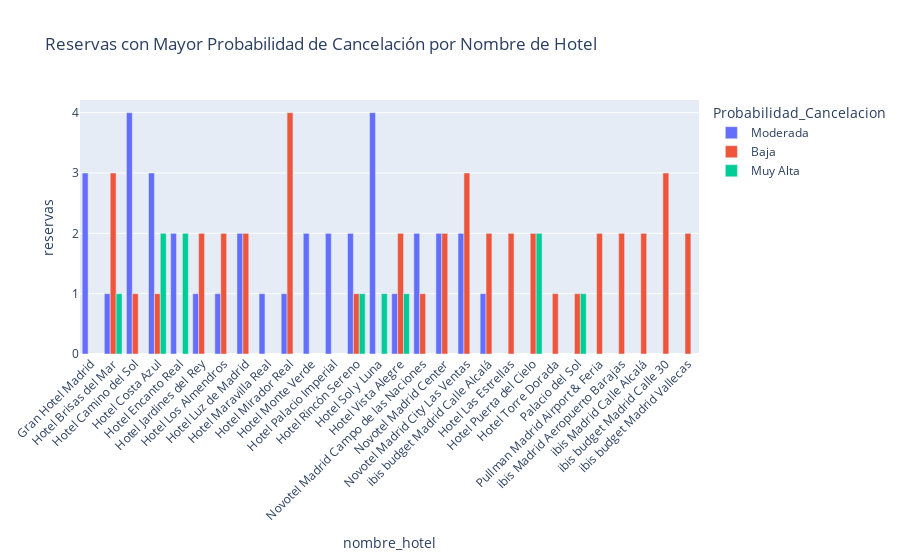

Notebook code for this chart:
### Code cell
# Agrupamos por hotel y probabilidad de cancelación
cancelaciones_por_hotel = (
    df_reservas_cancelables
    .groupby(["nombre_hotel", "Probabilidad_Cancelacion"])
    .size()
    .reset_index(name="reservas")
)


fig = px.bar(
    cancelaciones_por_hotel,
    x="nombre_hotel",
    y="reservas",
    color="Probabilidad_Cancelacion",
    title="Reservas con Mayor Probabilidad de Cancelación por Nombre de Hotel",
    barmode="group"
)

fig.update_layout(xaxis_tickangle=-45)
fig.show()

### Figure 1 — Plotly figure (JSON) as saved in the notebook; plotly's stock layout.template omitted (floating-point values rounded to 4 significant figures)
{"data": [{"alignmentgroup": "True", "hovertemplate": "Probabilidad_Cancelacion=Moderada<br>nombre_hotel=%{x}<br>reservas=%{y}<extra></extra>", "legendgroup": "Moderada", "marker": {"color": "#636efa", "pattern": {"shape": ""}}, "name": "Moderada", "offsetgroup": "Moderada", "orientation": "v", "showlegend": true, "textposition": "auto", "type": "bar", "x": ["Gran Hotel Madrid", "Hotel Brisas del Mar", "Hotel Camino del Sol", "Hotel Costa Azul", "Hotel Encanto Real", "Hotel Jardines del Rey", "Hotel Los Almendros", "Hotel Luz de Madrid", "Hotel Maravilla Real", "Hotel Mirador Real", "Hotel Monte Verde", "Hotel Palacio Imperial", "Hotel Rincón Sereno", "Hotel Sol y Luna", "Hotel Vista Alegre", "Novotel Madrid Campo de las Naciones", "Novotel Madrid Center", "Novotel Madrid City Las Ventas", "ibis budget Madrid Calle Alcalá"], "xaxis": "x", "y": [3, 1, 4, 3, 2, 1, 1, 2, 1, 1, 2, 2, 2, 4, 1, 2, 2, 2, 1], "yaxis": "y"}, {"alignmentgroup": "True", "hovertemplate": "Probabilidad_Cancelacion=Baja<br>nombre_hotel=%{x}<br>reservas=%{y}<extra></extra>", "legendgroup": "Baja", "marker": {"color": "#EF553B", "pattern": {"shape": ""}}, "name": "Baja", "offsetgroup": "Baja", "orientation": "v", "showlegend": true, "textposition": "auto", "type": "bar", "x": ["Hotel Brisas del Mar", "Hotel Camino del Sol", "Hotel Costa Azul", "Hotel Jardines del Rey", "Hotel Las Estrellas", "Hotel Los Almendros", "Hotel Luz de Madrid", "Hotel Mirador Real", "Hotel Puerta del Cielo", "Hotel Rincón Sereno", "Hotel Torre Dorada", "Hotel Vista Alegre", "Novotel Madrid Campo de las Naciones", "Novotel Madrid Center", "Novotel Madrid City Las Ventas", "Palacio del Sol", "Pullman Madrid Airport & Feria", "ibis Madrid Aeropuerto Barajas", "ibis Madrid Calle Alcalá", "ibis budget Madrid Calle 30", "ibis budget Madrid Calle Alcalá", "ibis budget Madrid Vallecas"], "xaxis": "x", "y": [3, 1, 1, 2, 2, 2, 2, 4, 2, 1, 1, 2, 1, 2, 3, 1, 2, 2, 2, 3, 2, 2], "yaxis": "y"}, {"alignmentgroup": "True", "hovertemplate": "Probabilidad_Cancelacion=Muy Alta<br>nombre_hotel=%{x}<br>reservas=%{y}<extra></extra>", "legendgroup": "Muy Alta", "marker": {"color": "#00cc96", "pattern": {"shape": ""}}, "name": "Muy Alta", "offsetgroup": "Muy Alta", "orientation": "v", "showlegend": true, "textposition": "auto", "type": "bar", "x": ["Hotel Brisas del Mar", "Hotel Costa Azul", "Hotel Encanto Real", "Hotel Puerta del Cielo", "Hotel Rincón Sereno", "Hotel Sol y Luna", "Hotel Vista Alegre", "Palacio del Sol"], "xaxis": "x", "y": [1, 2, 2, 2, 1, 1, 1, 1], "yaxis": "y"}], "layout": {"barmode": "group", "legend": {"title": {"text": "Probabilidad_Cancelacion"}, "tracegroupgap": 0}, "title": {"text": "Reservas con Mayor Probabilidad de Cancelación por Nombre de Hotel"}, "xaxis": {"anchor": "y", "domain": [0, 1], "tickangle": -45, "title": {"text": "nombre_hotel"}}, "yaxis": {"anchor": "x", "domain": [0, 1], "title": {"text": "reservas"}}}}
